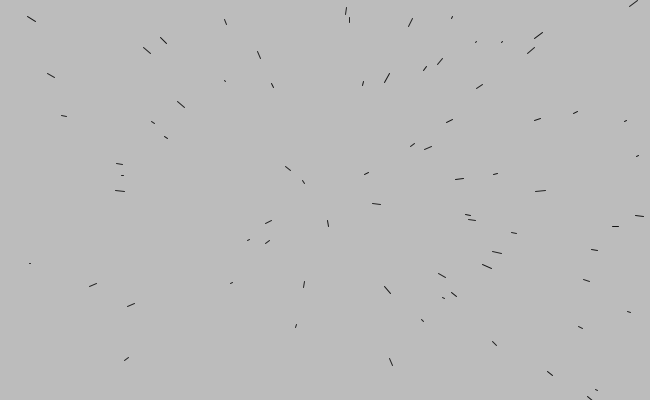
Frame 1 (no input)
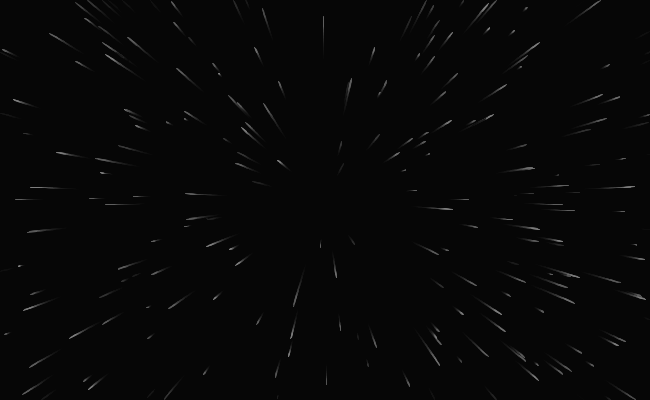
Frame 60 (the mouse pressed at the canvas centre just before this capture)
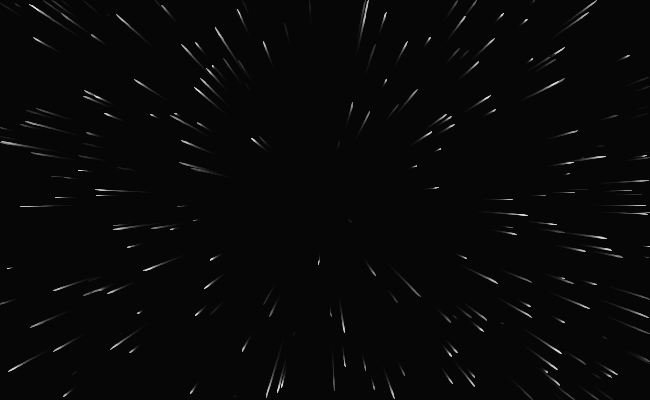
Frame 120 (the mouse held since frame 60 and released just before this capture)

The Processing sketch that drew these frames (run headless with seeded random() and noise(); from frame 60 on, the mouse is pressed at the canvas centre):

// Processing sketch: processing_138929
// ── processing_138929.pde

Star[] stars;
float last;

int NUM_STARS = 200;

class Star{
  PVector pos;
  PVector vel;
  float age;
  
  Star(){
    init();
  }

  void init(){
    age = 0.0f;
    pos = new PVector(random(-width,width),random(-height,height));

    vel = new PVector(pos.x, pos.y);
    vel.normalize();    
    vel.mult(random(10,100));
  }
  
  void update(float delta){
    age += delta;
    
    pos.x += vel.x * delta;
    pos.y += vel.y * delta;
    
    if(abs(pos.x) > width/2.0f || abs(pos.y) > height/2){
      init();
    }
  }
  
  void render(){
    stroke(max(20 + age * 100.0f, 0));
    //point(pos.x, pos.y);
    float fx = vel.x / 10.0f;
    float fy = vel.y / 10.0;
    line(pos.x, pos.y, pos.x - fx, pos.y - fy );    
  }
}

void setup(){
  size(650,400);
  stars = new Star[NUM_STARS];
  for(int i = 0; i < NUM_STARS; i++){
    stars[i] = new Star();
  }
}

void draw(){
  pushMatrix();
  fill(0,20);
  rect(-1,-1,width+2,height+2);
  
  Star s;
  
  translate(width/2, height/2);
  
  float delta = (millis() - last)/1000.0f;
  for(int i = 0; i < NUM_STARS; i++){
    s = stars[i];
    s.update(delta);
    s.render();
  }
  last = millis();
  popMatrix();
}
